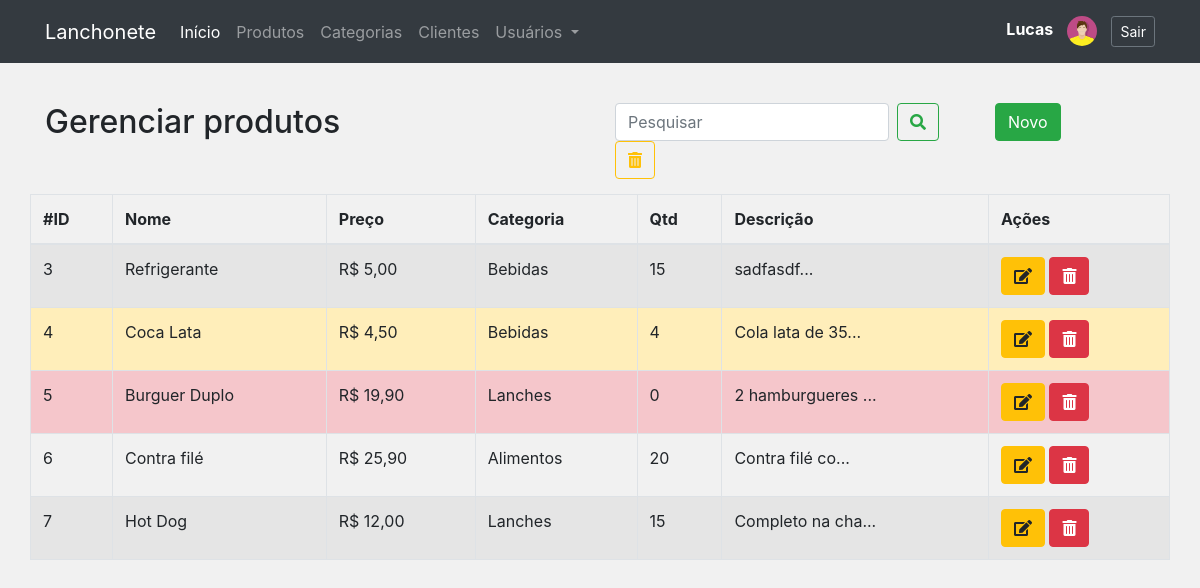
Screenshot of /produtos.php (signed in) with the database file from the repository.
### tables this page shows
CREATE TABLE `produtos` (
  `id` int NOT NULL AUTO_INCREMENT,
  `nome` varchar(45) NOT NULL,
  `preco` decimal(8,2) NOT NULL,
  `categoria` int NOT NULL,
  `qtd` int DEFAULT '0',
  `descricao` text,
  PRIMARY KEY (`id`),
  KEY `fk_categoria_idx` (`categoria`),
  CONSTRAINT `fk_categoria` FOREIGN KEY (`categoria`) REFERENCES `categorias` (`id`)
);

CREATE TABLE `categorias` (
  `id` int NOT NULL AUTO_INCREMENT,
  `nome` varchar(45) DEFAULT NULL,
  PRIMARY KEY (`id`)
);

### classes/Conexao.php (called while the page is built, shortened)
<?php
class Conexao
{
	private $host;
	private $user;
	private $password;
	public function __construct() {
		$this->host = 'mysql:host=localhost;dbname=lanchonete_api';
		$this->user = 'root';
		$this->password = 'root';
	}
    public function conectar() {
    	try {
			$conn = new PDO(
							$this->host,
							$this->user,
							$this->password
						);
			return $conn;
		} catch (PDOException $e) {
			echo 'Erro na conexao. Erro reportado: ' . $e->getMessage();
			exit;
		}
    }
}

### classes/ProdutoDAO.php (called while the page is built, shortened)
<?php
require_once 'Model.php';
class ProdutoDAO extends Model
{
    public function __construct()
    {
        $this->tabela = 'produtos';
        $this->class  = 'Produto';
    }
    public function listar($pesquisa = '')
    {
        if($pesquisa != '') {
            $sql = "SELECT * FROM {$this->tabela}
                    WHERE nome like '%{$pesquisa}%'
                        OR descricao like '%{$pesquisa}%'
                        OR qtd like '%{$pesquisa}%'";
        } else {
            $sql = "SELECT * FROM {$this->tabela}";
        }
        $stmt = $this->db->prepare($sql);
        $stmt->setFetchMode(PDO::FETCH_CLASS, $this->class);
        $stmt->execute();
        return $stmt->fetchAll();
    }
}

### classes/Model.php (called while the page is built, shortened)
<?php
require 'Conexao.php';
class Model
{
	protected $tabela;
	protected $class;
	protected $db;
	public function __construct()
	{
		$conexao = new Conexao();
		$this->db = $conexao->conectar();
	}
    public function get($id)
    {
    	$sql = "SELECT * FROM {$this->tabela} WHERE id = {$id}";
    	$stmt = $this->db->prepare($sql);
    	$stmt->setFetchMode(PDO::FETCH_CLASS, $this->class);
    	$stmt->execute();
    	return $stmt->fetch();
    }
}

### classes/Produto.php (called while the page is built, shortened)
<?php
class Produto
{
	private $id;
	private $nome;
	private $preco;
	private $categoria;
    private $qtd;
    private $descricao;
    public function getId()
    {
        return $this->id;
    }
    public function getNome()
    {
        return $this->nome;
    }
    public function getPreco()
    {
        return number_format($this->preco, 2, ',','.');
    }
    public function getCategoria()
    {
        return $this->categoria;
    }
    public function getQtd()
    {
        return $this->qtd;
    }
    public function getDescricao()
    {
        return $this->descricao;
    }
}

### classes/CategoriaDAO.php (called while the page is built, shortened)
<?php
require_once 'Model.php';
class CategoriaDAO extends Model
{
    public function __construct() {
    	$this->tabela = 'categorias';
    	$this->class = 'Categoria';
    }
}

### classes/Categoria.php (called while the page is built, shortened)
<?php
class Categoria
{
   private $nome;
    public function getNome()
    {
        return $this->nome;
    }
}

### produtos.php (the view, shortened to what this page needs)
<?php include './layout/header.php'; ?>
<?php include './layout/menu.php'; ?>
<?php
require 'classes/Categoria.php';
require 'classes/Produto.php';
require 'classes/CategoriaDAO.php';
require 'classes/ProdutoDAO.php';
$produtoDAO = new ProdutoDAO();
$categoriaDAO = new CategoriaDAO();
if(isset($_GET['pesquisa']) && $_GET['pesquisa'] != '') {
	$produtos = $produtoDAO->listar($_GET['pesquisa']);
} else {
	$produtos = $produtoDAO->listar();
}
?>
<div class="row" style="margin-top:40px">
	<div class="col-6">
		<h2>Gerenciar produtos</h2>
	</div>
	<div class="col-4">
	<form class="form-inline my-2 my-lg-0">
      <input class="form-control mr-sm-2" name="pesquisa" type="search" placeholder="Pesquisar" aria-label="Pesquisar" value="<?= (isset($_GET['pesquisa']) ? $_GET['pesquisa'] : '') ?>">
      <button class="btn btn-outline-success my-2 my-sm-0" type="submit">
      	<i class="fas fa-search"></i>
      </button>
      <a href="./produtos.php" class="btn btn-outline-warning my-2 my-sm-0">
      	<i class="fas fa-trash-alt"></i>
      </a>
    </form>
	</div>
	<div class="col-2">
		<a href="form_produto.php" class="btn btn-success">Novo</a>
	</div>
</div>
<div class="row">
	<table class="table table-hover table-bordered table-striped table-responsive-lg">
		<thead>
			<tr>
				<th>#ID</th>
				<th>Nome</th>
				<th>Preço</th>
				<th>Categoria</th>
				<th>Qtd</th>
				<th>Descrição</th>
				<th>Ações</th>
			</tr>
		</thead>
		<tbody>
			<?php foreach($produtos as $produto){
				$categoria = $categoriaDAO->get($produto->getCategoria());
			?>
			<tr
				<?php if($produto->getQtd() < 1) {
					echo 'class="table-danger"';
				} else if($produto->getQtd() < 5) {
					echo 'class="table-warning"';
				}
				?>
			>
				<td><?= $produto->getId() ?></td>
				<td><?= $produto->getNome() ?></td>
				<td>R$ <?= $produto->getPreco() ?></td>
				<td><?= $categoria->getNome() ?></td>
				<td><?= $produto->getQtd() ?></td>
				<td data-toggle="tooltip" title="<?= ($produto->getDescricao() != '' ? $produto->getDescricao() : ''); ?>"><?= ($produto->getDescricao() != '' ? substr($produto->getDescricao(),0,15).'...' : ''); ?></td>
				<td>
					<a href="form_produto.php?id=<?= $produto->getId() ?>" class="btn btn-warning">
						<i class="fas fa-edit"></i>
					</a>
					<a href="controle_produto.php?acao=deletar&id=<?= $produto->getId() ?>" onclick="return confirm('Deseja realmente excluir?')" class="btn btn-danger">
						<i class="fas fa-trash-alt"></i>
					</a>
				</td>
			</tr>
			<?php } ?>
		</tbody>
	</table>
</div>
<?php include './layout/footer.php'; ?>

### assets/css/estilo.css (style rules this page uses)
body { background: #f1f1f1; }
.row { margin-bottom: 15px; }

### assets/css/all.css (style rules this page uses)
.fa, .fas, .far, .fal, .fad, .fab { -moz-osx-font-smoothing: grayscale; -webkit-font-smoothing: antialiased; display: inline-block; font-style: normal; font-variant: normal; text-rendering: auto; line-height: 1; }
.fa-edit:before { content: "\f044"; }
.fa-search:before { content: "\f002"; }
.fa-trash-alt:before { content: "\f2ed"; }
.fa, .fas { font-family: 'Font Awesome 5 Free'; font-weight: 900; }

### rows the page displays
produtos: id "3", nome "Refrigerante", preco "5,00", categoria.nome "Bebidas", qtd "15", descricao "sadfasdf"
produtos: id "4", nome "Coca Lata", preco "4,50", categoria.nome "Bebidas", qtd "4", descricao "Cola lata de 35"
produtos: id "5", nome "Burguer Duplo", preco "19,90", categoria.nome "Lanches", qtd "0", descricao "2 hamburgueres"
produtos: id "6", nome "Contra filé", preco "25,90", categoria.nome "Alimentos", qtd "20", descricao "Contra filé co"
produtos: id "7", nome "Hot Dog", preco "12,00", categoria.nome "Lanches", qtd "15", descricao "Completo na cha"

### other values shown
$_SESSION['nome'] "Lucas"
